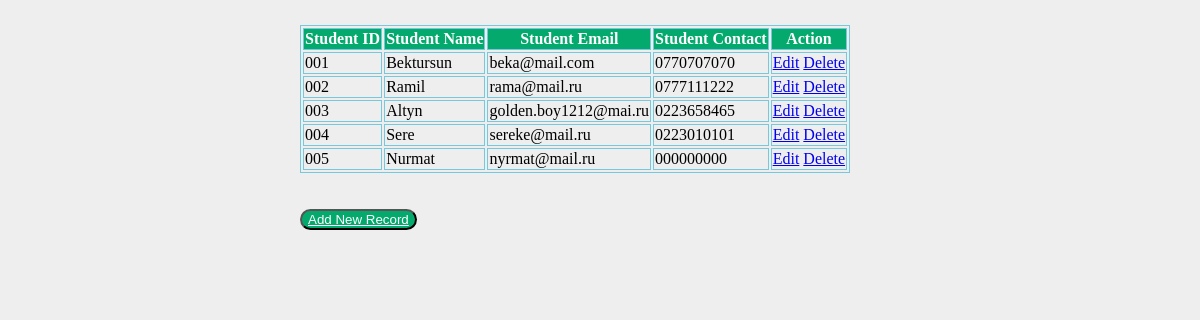
The page /show on the database its author committed.
### employee/models.py (models this page shows, shortened)
class Employee(models.Model):
    eid = models.CharField(max_length=20)
    ename = models.CharField(max_length=100)
    eemail = models.EmailField()
    econtact = models.CharField(max_length=15)
    class Meta:
        db_table = "employee"

### employee/views.py (the view)
# urls.py: path('show',views.show),
def show(request):
    employees = Employee.objects.all()
    return render(request,"show.html",{'employees':employees})

### employee/templates/show.html (shortened to what this page needs)
<!DOCTYPE html>
<html lang="en">
<head>
    {% load static %}
    <link rel="stylesheet" href="{% static 'css/style.css' %}">
</head>
<body>
    <table>
        <thead>
            <tr>
                <th>Student ID</th>
                <th>Student Name</th>
                <th>Student Email</th>
                <th>Student Contact</th>
                <th>Action</th>
            </tr>
        </thead>
        <tbody>
            {% for employee in employees %}
            <tr>
                <td>{{ employee.eid }}</td>
                <td>{{employee.ename}}</td>
                <td>{{employee.eemail}}</td>
                <td>{{employee.econtact}}</td>
                <td>
                    <a href="/edit/{{ employee.id }}">Edit</a>
                    <a href="/delete/{{employee.id}}">Delete</a>
                </td>
            </tr>
            {% endfor %}
        </tbody>
    </table>
    <br>
    <br>
    <button><a style="color:white;" href="/emp">Add New Record</a></button>
</body>
</html>

### employee/static/css/style.css (style rules this page uses)
body { background: #eee; height: 100%; margin: 25px 0; padding-left: 300px; }
table, th, td { border: 1px solid rgb(118, 200, 221); }
th { background-color: #04AA6D; color: white; }
button { border-radius: 12px; color: aqua; background-color: #04AA6D; cursor: pointer; }

### rows shown on the page
Employee: eid "001", ename "Bektursun", eemail "beka@mail.com", econtact "0770707070"
Employee: eid "002", ename "Ramil", eemail "rama@mail.ru", econtact "0777111222"
Employee: eid "003", ename "Altyn", eemail "golden.boy1212@mai.ru", econtact "0223658465"
Employee: eid "004", ename "Sere", eemail "sereke@mail.ru", econtact "0223010101"
Employee: eid "005", ename "Nurmat", eemail "nyrmat@mail.ru", econtact "000000000"
